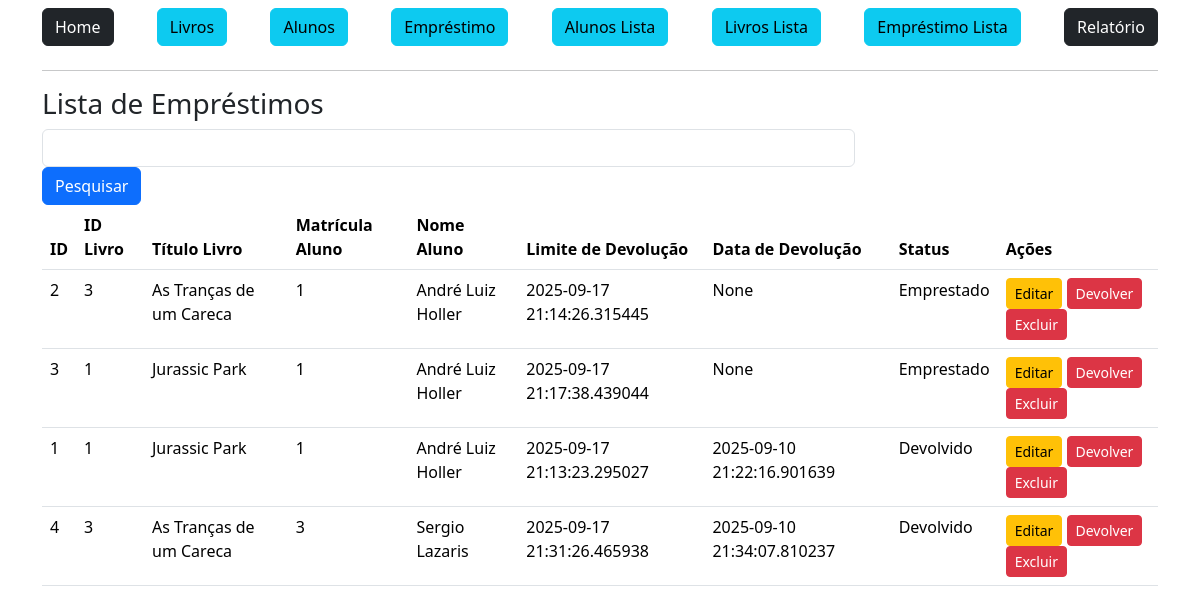
The app's page /emprestimo/lista/ (signed in), older data.
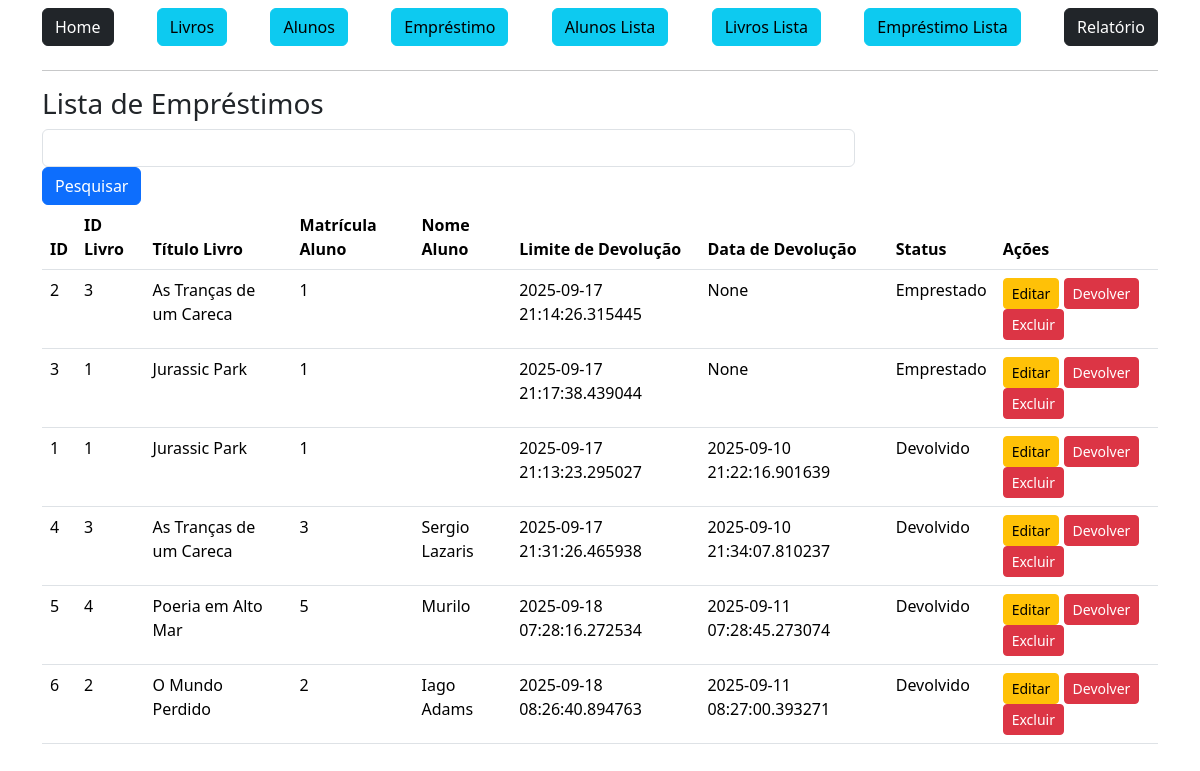
The same page, newer data.
### app/models.py (models this page shows)
class Loan(db.Model):
    id = db.Column(db.Integer, primary_key=True)
    loanBook = db.Column(db.Integer, db.ForeignKey('book.id', name='fk_loan_book'))
    loanStudent = db.Column(db.Integer, db.ForeignKey('student.registration', name='fk_loan_student'))
    returnLimit = db.Column(db.DateTime, default=one_week_from_now)
    loanDate = db.Column(db.DateTime, default=datetime.now)
    returnDate = db.Column(db.DateTime, default=None)
    status = db.Column(db.String, default='Emprestado')
    student = db.relationship("Student", backref="loans")
    book = db.relationship("Book", backref="loans")

class Book(db.Model):
    id = db.Column(db.Integer, primary_key=True)
    title = db.Column(db.String, nullable=False)
    author = db.Column(db.String, nullable=False)
    publisher = db.Column(db.String, nullable=False)
    publiYear = db.Column(db.Integer, nullable=False)
    genre = db.Column(db.String, nullable=False)
    availNumber = db.Column(db.Integer, nullable=False)
    totalNumber = db.Column(db.Integer, nullable=False)

class Student(db.Model):
    name = db.Column(db.String, nullable = False)
    registration = db.Column(db.Integer, primary_key = True)

### app/view.py (the view)
@app.route('/emprestimo/lista/')
@login_required
def loanList():
    if request.method == 'GET':
        pesquisa = request.args.get('pesquisa', '')
    dados = Loan.query.order_by('id')
    if pesquisa != '':
        dados = dados.filter_by(loanStudent=pesquisa)
    context = {'dados': dados.all()}
    return render_template('emprestimoLista.html', context=context, now=datetime.now)

### app/__init__.py (called while the page is built)
@login_manager.user_loader
def load_user(user_id):
    return Employee.query.get(int(user_id))

### app/view.py (called while the page is built)
@app.before_request
def atualizar_status_atrasados():
    hoje = datetime.now()
    emprestimos = Loan.query.filter(
        Loan.status == 'Emprestado',
        Loan.returnDate == None,
        Loan.returnLimit < hoje
    ).all()
    for emprestimo in emprestimos:
        emprestimo.status = 'Atrasado'
    if emprestimos:
        db.session.commit()

### app/templates/emprestimoLista.html (shortened to what this page needs)
{% extends 'base.html' %}
{% block content %}
    <div class = "container">
        <div class = "row">
            <h3>Lista de Empréstimos</h3>
        <form action="" method="get" class="row">
            <div class="col-9">
                <input type="text" name="pesquisa" class="form-control">
            </div>
            <div>
                <button type="submit" class="btn btn-primary">Pesquisar</button>
            </div>
        </form>
        <div class="col-12">
            <table class="table">
                <thead>
                    <tr>
                        <th>ID</th>
                        <th>ID Livro</th>
                        <th>Título Livro</th>
                        <th>Matrícula Aluno</th>
                        <th>Nome Aluno</th>
                        <th>Limite de Devolução</th>
                        <th>Data de Devolução</th>
                        <th>Status</th>
                        <th>Ações</th>
                    </tr>
                </thead>
                <body>
                    {% for linha in context['dados'] %}
                    {% if linha.returnDate is none %}
                        <tr>
                            <td>{{linha.id}}</td>
                            <td>{{linha.loanBook}}</td>
                            <td>{{linha.book.title}}</td>
                            <td>{{linha.loanStudent}}</td>
                            <td>{{linha.student.name}}</td>
                            <td>{{linha.returnLimit}}</td>
                            <td>{{linha.returnDate}}</td>
                            <td>{{linha.status}}</td>
                            <td>
                                <a href="{{ url_for('loanEdit', id=linha.id) }}" class="btn btn-sm btn-warning">Editar</a>
                                <form action="{{ url_for('loanReturn', id=linha.id) }}" method="post" style="display:inline;">
                                    <button type="submit" class="btn btn-sm btn-danger" onclick="return confirm('Tem certeza que deseja devolver este empréstimo?')">
                                        Devolver
                                    </button>
                                </form>
                                <form action="{{ url_for('loanDelete', id=linha.id) }}" method="post" style="display:inline;">
                                    <button type="submit" class="btn btn-sm btn-danger" onclick="return confirm('Tem certeza que deseja excluir este empréstimo?')">
                                        Excluir
                                    </button>
                                </form>
                            </td>
                            </tr>
                    {% endif %}
                    {% endfor %}
                    {% for linha in context['dados'] %}
                    {% if linha.returnDate is not none %}
                        <tr>
                            <td>{{linha.id}}</td>
                            <td>{{linha.loanBook}}</td>
                            <td>{{linha.book.title}}</td>
                            <td>{{linha.loanStudent}}</td>
                            <td>{{linha.student.name}}</td>
                            <td>{{linha.returnLimit}}</td>
                            <td>{{linha.returnDate}}</td>
                            <td>{{linha.status}}</td>
                            <td>
                                <a href="{{ url_for('loanEdit', id=linha.id) }}" class="btn btn-sm btn-warning">Editar</a>
                                <form action="{{ url_for('loanReturn', id=linha.id) }}" method="post" style="display:inline;">
                                    <button type="submit" class="btn btn-sm btn-danger" onclick="return confirm('Tem certeza que deseja devolver este empréstimo?')">
                                        Devolver
                                    </button>
                                </form>
                                <form action="{{ url_for('loanDelete', id=linha.id) }}" method="post" style="display:inline;">
                                    <button type="submit" class="btn btn-sm btn-danger" onclick="return confirm('Tem certeza que deseja excluir este empréstimo?')">
                                        Excluir
                                    </button>
                                </form>
                            </td>
                            </tr>
                            {% set dias_para_limite = (linha.returnLimit - now()).days %}
                    {% endif %}
                    {% endfor %}
                </body>
            </table>
        </div>
        </div>
    </div>
{% endblock %}

### app/templates/base.html (shortened to what this page needs)
<!DOCTYPE html>
<html lang="pt-br">
<head>
    <link href="https://cdn.jsdelivr.net/npm/bootstrap@5.3.7/dist/css/bootstrap.min.css" rel="stylesheet">
</head>
<body>
    <div class="container">
        {% include 'nav.html' %}
        <hr>
    </div>
    <section class="container-fluid mt-2">
    {% block content %}{% endblock %}
    </section>
</body>
</html>

### app/templates/nav.html
<nav class="navbar">
    <a href="/" class="btn btn-dark">Home</a>
    <a href="{{url_for('bookRegister')}}" class="btn btn-info">Livros</a>
    <a href="{{url_for('studentRegister')}}" class="btn btn-info">Alunos</a>
    <a href="{{url_for('loanRegister')}}" class="btn btn-info">Empréstimo</a>
    <a href="{{url_for('studentList')}}" class="btn btn-info">Alunos Lista</a>
    <a href="{{url_for('bookList')}}" class="btn btn-info">Livros Lista</a>
    <a href="{{url_for('loanList')}}" class="btn btn-info">Empréstimo Lista</a>
    <a href="{{url_for('history')}}" class="btn btn-dark">Relatório</a>
</nav>

Row changes from the older to the newer data that the page shows:
shown differently, row unchanged: Loan id 2: student.name "André Luiz Holler" → (not shown)
shown differently, row unchanged: Loan id 3: student.name "André Luiz Holler" → (not shown)
shown differently, row unchanged: Loan id 1: student.name "André Luiz Holler" → (not shown)
added Loan: id "5", loanBook "4", book "Poeria em Alto Mar", loanStudent "5", student.name "Murilo", returnLimit "2025-09-18 07:28:16.272534", returnDate "2025-09-11 07:28:45.273074", status "Devolvido"
added Loan: id "6", loanBook "2", book "O Mundo Perdido", loanStudent "2", student.name "Iago Adams", returnLimit "2025-09-18 08:26:40.894763", returnDate "2025-09-11 08:27:00.393271", status "Devolvido"
